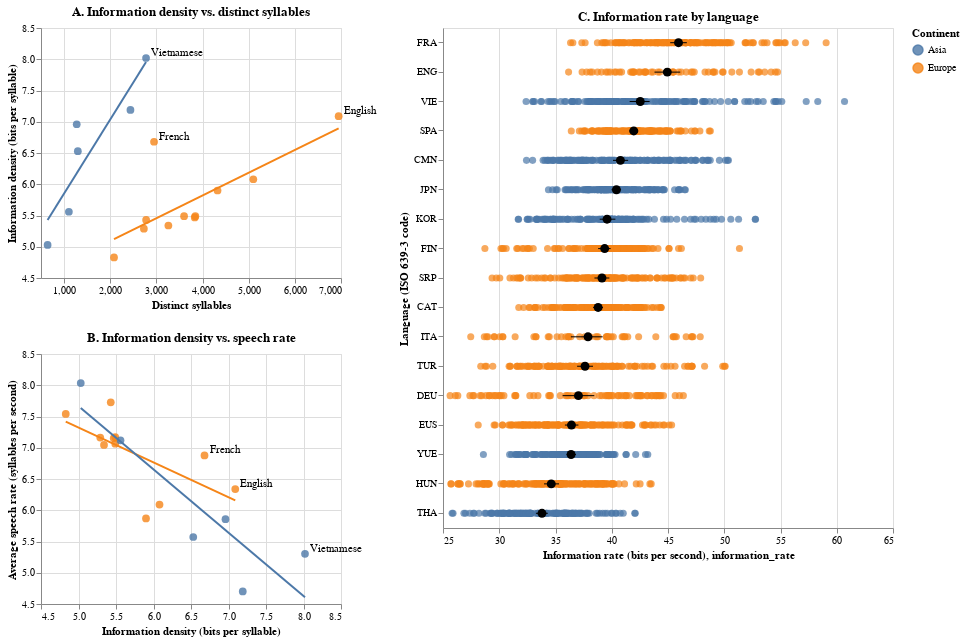

The notebook cell this image was saved under:
### Markdown cell above
<div class="alert alert-info" style="color:black">

### Question 5
rubric={accuracy:1,viz:2}
    
    
<h4>Python</h4>
<ol type="1">
<li>Assign each of your previous three plots to a variable name (you don’t have to repeat the code down here, you can assign it in the original cell, just make sure you are still outputting the variable at the end of those cells so that the plots still are displayed after each cell).</li>
<li>Arrange the three plots into a layout with the two scatter plots in a column to the left and mean + CI plot to the right. The overall layout should look even, so make the scatterplots about half the height and two thirds of the width of the mean + CI plot.</li>
<li>Set proper titles where you judge it is needed. Show that you know the proper command to save this as a png file on your local computer.</li>
</ol>
    
</div>

### Code cell
# adjust sizes so that the two scatterplots are
# about half the height and ~2/3 of the width of the mean+CI plot
plot_A_panel = plot_A.properties(
    width=300,
    height=250,
    title="A. Information density vs. distinct syllables"
)

plot_B_panel = plot_B.properties(
    width=300,
    height=250,
    title="B. Information density vs. speech rate"
)

plot_C_panel = plot_C.properties(
    width=450,
    height=500,
    title="C. Information rate by language"
)

# arrange A and B in a column on the left, C on the right
panel_figure = (plot_A_panel & plot_B_panel) | plot_C_panel

panel_figure

### Figure 1 — Vega-Lite specification as saved in the notebook (floating-point values rounded to 4 significant figures; data arrays with more than 128 entries replaced by an {"elided": "..."} marker saying what was removed)
{"config": {"view": {"continuousWidth": 300, "continuousHeight": 300}}, "hconcat": [{"vconcat": [{"layer": [{"mark": {"type": "circle", "opacity": 0.8, "size": 60}, "encoding": {"color": {"field": "continent", "title": "Continent", "type": "nominal"}, "tooltip": [{"field": "language", "type": "nominal"}, {"field": "continent", "type": "nominal"}, {"field": "distinct_syllables", "type": "quantitative"}, {"field": "information_density", "type": "quantitative"}], "x": {"field": "distinct_syllables", "scale": {"zero": false}, "title": "Distinct syllables", "type": "quantitative"}, "y": {"field": "information_density", "scale": {"zero": false}, "title": "Information density (bits per syllable)", "type": "quantitative"}}}, {"mark": {"type": "line", "size": 2}, "encoding": {"color": {"field": "continent", "title": "Continent", "type": "nominal"}, "tooltip": [{"field": "language", "type": "nominal"}, {"field": "continent", "type": "nominal"}, {"field": "distinct_syllables", "type": "quantitative"}, {"field": "information_density", "type": "quantitative"}], "x": {"field": "distinct_syllables", "scale": {"zero": false}, "title": "Distinct syllables", "type": "quantitative"}, "y": {"field": "information_density", "scale": {"zero": false}, "title": "Information density (bits per syllable)", "type": "quantitative"}}, "transform": [{"on": "distinct_syllables", "regression": "information_density", "groupby": ["continent"]}]}, {"data": {"name": "data-8f6a36837b405e63350602c63f3dfc6b"}, "mark": {"type": "text", "align": "left", "dx": 5, "dy": -5}, "encoding": {"text": {"field": "language", "type": "nominal"}, "x": {"field": "distinct_syllables", "type": "quantitative"}, "y": {"field": "information_density", "type": "quantitative"}}}], "data": {"name": "data-ab96b737ee5066aa485a2988ea87e093"}, "height": 250, "title": "A. Information density vs. distinct syllables", "width": 300}, {"layer": [{"mark": {"type": "circle", "opacity": 0.8, "size": 60}, "encoding": {"color": {"field": "continent", "title": "Continent", "type": "nominal"}, "tooltip": [{"field": "language", "type": "nominal"}, {"field": "continent", "type": "nominal"}, {"field": "information_density", "type": "quantitative"}, {"field": "speech_rate", "type": "quantitative"}], "x": {"field": "information_density", "scale": {"zero": false}, "title": "Information density (bits per syllable)", "type": "quantitative"}, "y": {"field": "speech_rate", "scale": {"zero": false}, "title": "Average speech rate (syllables per second)", "type": "quantitative"}}}, {"mark": {"type": "line", "size": 2}, "encoding": {"color": {"field": "continent", "type": "nominal"}, "x": {"field": "information_density", "type": "quantitative"}, "y": {"field": "speech_rate", "type": "quantitative"}}, "transform": [{"on": "information_density", "regression": "speech_rate", "groupby": ["continent"]}]}, {"data": {"name": "data-0d631f80d3e9b564a8530b65a3da76a1"}, "mark": {"type": "text", "align": "left", "dx": 5, "dy": -5}, "encoding": {"text": {"field": "language", "type": "nominal"}, "x": {"field": "information_density", "type": "quantitative"}, "y": {"field": "speech_rate", "type": "quantitative"}}}], "data": {"name": "data-0e93b44f1fcee4704f124f06d1d2adec"}, "height": 250, "title": "B. Information density vs. speech rate", "width": 300}]}, {"layer": [{"mark": {"type": "circle", "opacity": 0.7, "size": 50}, "encoding": {"color": {"field": "continent", "title": "Continent", "type": "nominal"}, "tooltip": [{"field": "language", "type": "nominal"}, {"field": "iso_lang", "type": "nominal"}, {"field": "continent", "type": "nominal"}, {"field": "information_rate", "type": "quantitative"}], "x": {"field": "information_rate", "scale": {"zero": false}, "title": "Information rate (bits per second)", "type": "quantitative"}, "y": {"field": "iso_lang", "sort": ["FRA", "ENG", "VIE", "SPA", "CMN", "JPN", "KOR", "FIN", "SRP", "CAT", "ITA", "TUR", "DEU", "EUS", "YUE", "HUN", "THA"], "title": "Language (ISO 639-3 code)", "type": "nominal"}}}, {"mark": {"type": "errorbar", "color": "black", "extent": "ci"}, "encoding": {"x": {"field": "information_rate", "type": "quantitative"}, "y": {"field": "iso_lang", "sort": ["FRA", "ENG", "VIE", "SPA", "CMN", "JPN", "KOR", "FIN", "SRP", "CAT", "ITA", "TUR", "DEU", "EUS", "YUE", "HUN", "THA"], "type": "nominal"}}}, {"mark": {"type": "point", "color": "black", "filled": true, "size": 80}, "encoding": {"x": {"aggregate": "mean", "field": "information_rate", "type": "quantitative"}, "y": {"field": "iso_lang", "sort": ["FRA", "ENG", "VIE", "SPA", "CMN", "JPN", "KOR", "FIN", "SRP", "CAT", "ITA", "TUR", "DEU", "EUS", "YUE", "HUN", "THA"], "type": "nominal"}}}], "data": {"name": "data-b8580e65515d55941930accf3df04f4e"}, "height": 500, "title": "C. Information rate by language", "width": 450}], "$schema": "https://vega.github.io/schema/vega-lite/v6.1.0.json", "datasets": {"data-ab96b737ee5066aa485a2988ea87e093": [{"iso_lang": "CAT", "language": "Catalan", "information_density": 5.49, "distinct_syllables": 3600, "continent": "Europe"}, {"iso_lang": "CMN", "language": "Mandarin", "information_density": 6.96, "distinct_syllables": 1274, "continent": "Asia"}, {"iso_lang": "DEU", "language": "German", "information_density": 6.08, "distinct_syllables": 5100, "continent": "Europe"}, {"iso_lang": "ENG", "language": "English", "information_density": 7.09, "distinct_syllables": 6949, "continent": "Europe"}, {"iso_lang": "EUS", "language": "Basque", "information_density": 4.83, "distinct_syllables": 2082, "continent": "Europe"}, {"iso_lang": "FIN", "language": "Finnish", "information_density": 5.49, "distinct_syllables": 3844, "continent": "Europe"}, {"iso_lang": "FRA", "language": "French", "information_density": 6.68, "distinct_syllables": 2949, "continent": "Europe"}, {"iso_lang": "HUN", "language": "Hungarian", "information_density": 5.9, "distinct_syllables": 4325, "continent": "Europe"}, {"iso_lang": "ITA", "language": "Italian", "information_density": 5.29, "distinct_syllables": 2729, "continent": "Europe"}, {"iso_lang": "JPN", "language": "Japanese", "information_density": 5.03, "distinct_syllables": 643, "continent": "Asia"}, {"iso_lang": "KOR", "language": "Korean", "information_density": 5.56, "distinct_syllables": 1104, "continent": "Asia"}, {"iso_lang": "SPA", "language": "Spanish", "information_density": 5.43, "distinct_syllables": 2778, "continent": "Europe"}, {"iso_lang": "SRP", "language": "Serbian", "information_density": 5.47, "distinct_syllables": 3831, "continent": "Europe"}, {"iso_lang": "THA", "language": "Thai", "information_density": 7.19, "distinct_syllables": 2438, "continent": "Asia"}, {"iso_lang": "TUR", "language": "Turkish", "information_density": 5.34, "distinct_syllables": 3260, "continent": "Europe"}, {"iso_lang": "VIE", "language": "Vietnamese", "information_density": 8.02, "distinct_syllables": 2776, "continent": "Asia"}, {"iso_lang": "YUE", "language": "Cantonese", "information_density": 6.53, "distinct_syllables": 1298, "continent": "Asia"}], "data-8f6a36837b405e63350602c63f3dfc6b": [{"iso_lang": "ENG", "language": "English", "information_density": 7.09, "distinct_syllables": 6949, "continent": "Europe"}, {"iso_lang": "FRA", "language": "French", "information_density": 6.68, "distinct_syllables": 2949, "continent": "Europe"}, {"iso_lang": "VIE", "language": "Vietnamese", "information_density": 8.02, "distinct_syllables": 2776, "continent": "Asia"}], "data-0e93b44f1fcee4704f124f06d1d2adec": [{"iso_lang": "CAT", "language": "Catalan", "information_density": 5.49, "distinct_syllables": 3600, "continent": "Europe", "speech_rate": 7.065}, {"iso_lang": "CMN", "language": "Mandarin", "information_density": 6.96, "distinct_syllables": 1274, "continent": "Asia", "speech_rate": 5.858}, {"iso_lang": "DEU", "language": "German", "information_density": 6.08, "distinct_syllables": 5100, "continent": "Europe", "speech_rate": 6.092}, {"iso_lang": "ENG", "language": "English", "information_density": 7.09, "distinct_syllables": 6949, "continent": "Europe", "speech_rate": 6.338}, {"iso_lang": "EUS", "language": "Basque", "information_density": 4.83, "distinct_syllables": 2082, "continent": "Europe", "speech_rate": 7.54}, {"iso_lang": "FIN", "language": "Finnish", "information_density": 5.49, "distinct_syllables": 3844, "continent": "Europe", "speech_rate": 7.171}, {"iso_lang": "FRA", "language": "French", "information_density": 6.68, "distinct_syllables": 2949, "continent": "Europe", "speech_rate": 6.876}, {"iso_lang": "HUN", "language": "Hungarian", "information_density": 5.9, "distinct_syllables": 4325, "continent": "Europe", "speech_rate": 5.868}, {"iso_lang": "ITA", "language": "Italian", "information_density": 5.29, "distinct_syllables": 2729, "continent": "Europe", "speech_rate": 7.162}, {"iso_lang": "JPN", "language": "Japanese", "information_density": 5.03, "distinct_syllables": 643, "continent": "Asia", "speech_rate": 8.035}, {"iso_lang": "KOR", "language": "Korean", "information_density": 5.56, "distinct_syllables": 1104, "continent": "Asia", "speech_rate": 7.119}, {"iso_lang": "SPA", "language": "Spanish", "information_density": 5.43, "distinct_syllables": 2778, "continent": "Europe", "speech_rate": 7.727}, {"iso_lang": "SRP", "language": "Serbian", "information_density": 5.47, "distinct_syllables": 3831, "continent": "Europe", "speech_rate": 7.154}, {"iso_lang": "THA", "language": "Thai", "information_density": 7.19, "distinct_syllables": 2438, "continent": "Asia", "speech_rate": 4.701}, {"iso_lang": "TUR", "language": "Turkish", "information_density": 5.34, "distinct_syllables": 3260, "continent": "Europe", "speech_rate": 7.046}, {"iso_lang": "VIE", "language": "Vietnamese", "information_density": 8.02, "distinct_syllables": 2776, "continent": "Asia", "speech_rate": 5.304}, {"iso_lang": "YUE", "language": "Cantonese", "information_density": 6.53, "distinct_syllables": 1298, "continent": "Asia", "speech_rate": 5.572}], "data-0d631f80d3e9b564a8530b65a3da76a1": [{"iso_lang": "ENG", "language": "English", "information_density": 7.09, "distinct_syllables": 6949, "continent": "Europe", "speech_rate": 6.338}, {"iso_lang": "FRA", "language": "French", "information_density": 6.68, "distinct_syllables": 2949, "continent": "Europe", "speech_rate": 6.876}, {"iso_lang": "VIE", "language": "Vietnamese", "information_density": 8.02, "distinct_syllables": 2776, "continent": "Asia", "speech_rate": 5.304}], "data-b8580e65515d55941930accf3df04f4e": {"elided": "2288 records"}}}
